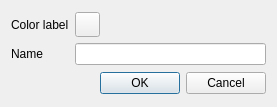
<?xml version="1.0" encoding="UTF-8"?>
<ui version="4.0">
 <class>ExperimentDialog</class>
 <widget class="QDialog" name="ExperimentDialog">
  <property name="geometry">
   <rect>
    <x>0</x>
    <y>0</y>
    <width>277</width>
    <height>107</height>
   </rect>
  </property>
  <property name="windowTitle">
   <string>Dialog</string>
  </property>
  <layout class="QVBoxLayout" name="verticalLayout">
   <item>
    <layout class="QGridLayout" name="gridLayout">
     <item row="0" column="0">
      <widget class="QLabel" name="label">
       <property name="text">
        <string>Color label</string>
       </property>
      </widget>
     </item>
     <item row="0" column="1">
      <widget class="QPushButton" name="colorButton">
       <property name="maximumSize">
        <size>
         <width>25</width>
         <height>25</height>
        </size>
       </property>
       <property name="text">
        <string/>
       </property>
      </widget>
     </item>
     <item row="1" column="0">
      <widget class="QLabel" name="label_2">
       <property name="text">
        <string>Name</string>
       </property>
      </widget>
     </item>
     <item row="1" column="1">
      <widget class="QLineEdit" name="nameEdit"/>
     </item>
    </layout>
   </item>
   <item>
    <widget class="QDialogButtonBox" name="buttonBox">
     <property name="orientation">
      <enum>Qt::Horizontal</enum>
     </property>
     <property name="standardButtons">
      <set>QDialogButtonBox::Cancel|QDialogButtonBox::Ok</set>
     </property>
    </widget>
   </item>
  </layout>
 </widget>
 <resources/>
 <connections>
  <connection>
   <sender>buttonBox</sender>
   <signal>accepted()</signal>
   <receiver>ExperimentDialog</receiver>
   <slot>accept()</slot>
   <hints>
    <hint type="sourcelabel">
     <x>248</x>
     <y>254</y>
    </hint>
    <hint type="destinationlabel">
     <x>157</x>
     <y>274</y>
    </hint>
   </hints>
  </connection>
  <connection>
   <sender>buttonBox</sender>
   <signal>rejected()</signal>
   <receiver>ExperimentDialog</receiver>
   <slot>reject()</slot>
   <hints>
    <hint type="sourcelabel">
     <x>316</x>
     <y>260</y>
    </hint>
    <hint type="destinationlabel">
     <x>286</x>
     <y>274</y>
    </hint>
   </hints>
  </connection>
 </connections>
</ui>
